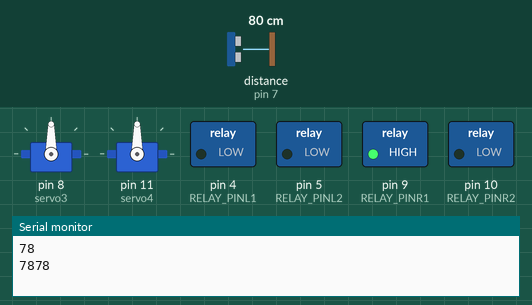
A sketch run on a simulated Arduino Uno, built with avr-gcc and run on an emulated ATmega328P. Shown: 2 × servo, switched loads named in the sketch (green lamp = pin HIGH), the last lines printed to the serial monitor. Wiring (inferred from the names in the program): ultrasonic range finder: trigger pin 6; echo pin 7. Dashed ring = blinking. The test bench sets the inputs (shaded band); at power-on: distance to the obstacle (sensor on pin 7) 80 cm. The echo pulse lasts 58.3 µs per cm; pins used as bus, display or sensor lines are not drawn.

Above: at 5.0 s.
5.1 s: distance to the obstacle (sensor on pin 7) set to 75 cm
At 6.6 s:
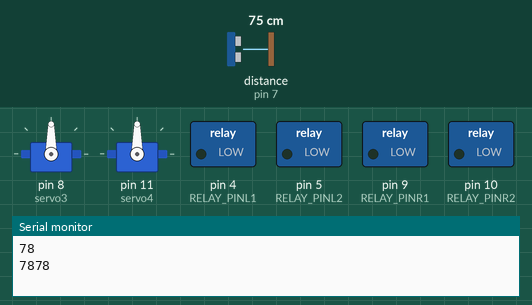
13.8 s: distance to the obstacle (sensor on pin 7) set to 68 cm
At 21.47 s:
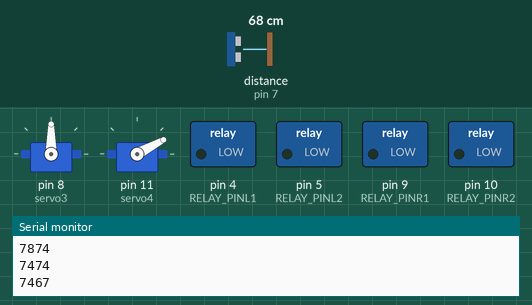
At 23.9 s:
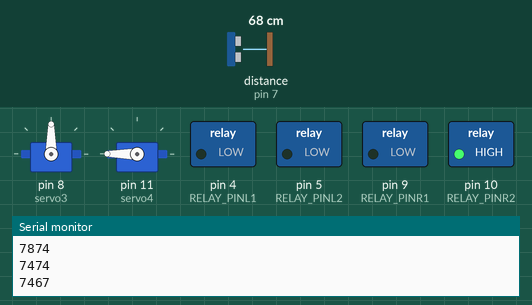
28.6 s: distance to the obstacle (sensor on pin 7) set to 99 cm
37.7 s: distance to the obstacle (sensor on pin 7) set to 105 cm
At 40.6 s:
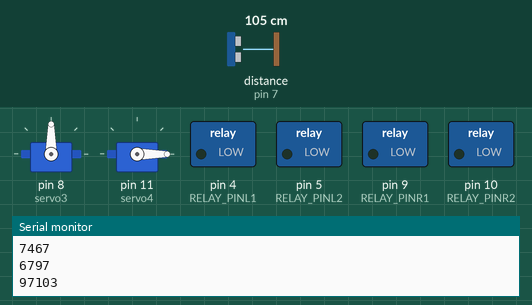
48.1 s: distance to the obstacle (sensor on pin 7) set to 2 cm
53.3 s: distance to the obstacle (sensor on pin 7) set to 73 cm
Timing chart, 0 to 59.3 s (numbered marks = the images above; inputs shaded):
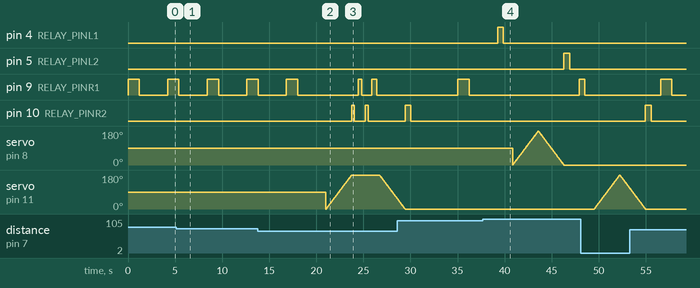

The sketch:

new_humanoid_hand.ino
```cpp
#include <Servo.h>

Servo servo3;
Servo servo4;


int pos1 = 90;
int pos2 = 0;

const int RELAY_PINR1 = 9; // R up
const int RELAY_PINR2 = 10; // R down
const int RELAY_PINL1 = 4; // L up
const int RELAY_PINL2 = 5; // L down

Servo servo;
int trigPin = 6;
int echoPin = 7;
int i=0;
long duration, dist, average;
long aver[3];

void setup() {
    Serial.begin(9600);
    pinMode(trigPin, OUTPUT);
    pinMode(echoPin, INPUT);
 servo3.attach(8);// R Hand
 servo4.attach(11);// L Hand
 pinMode(RELAY_PINR1, OUTPUT);
 pinMode(RELAY_PINR2, OUTPUT);
 pinMode(RELAY_PINL1, OUTPUT);
 pinMode(RELAY_PINL2, OUTPUT);
}


void loop() {

digitalWrite(trigPin, LOW);
delayMicroseconds(5);
digitalWrite(trigPin, HIGH);
delayMicroseconds(15);
digitalWrite(trigPin, LOW);
pinMode(echoPin, INPUT);
duration = pulseIn(echoPin, HIGH);
dist = duration * 0.034/2;
Serial.println(dist);

if(dist>100){
  digitalWrite(RELAY_PINL1, HIGH);   //Left hand up
  delay(600);
  digitalWrite(RELAY_PINL1, LOW);
  delay(1000);

  for (pos2 = 0; pos2 <= 180; pos2 += 1) //Hold the fingers
  {
    servo3.write(pos2);
    delay(15);
  }
  for (pos2 = 180; pos2 >= 0; pos2 -= 1) //Release the fingers
  {
    servo3.write(pos2);
    delay(15);
  }

  digitalWrite(RELAY_PINL2, HIGH);    //Left hand down
  delay(600);
  digitalWrite(RELAY_PINL2, LOW);
  delay(1000);

  digitalWrite(RELAY_PINR1, HIGH);   //Right hand up
  delay(600);
  digitalWrite(RELAY_PINR1, LOW);
  delay(1000);

  for (pos2 = 0; pos2 <= 180; pos2 += 1) //Hold the fingers
  {
    servo4.write(pos2);
    delay(15);
  }
  for (pos2 = 180; pos2 >= 0; pos2 -= 1) //Release the fingers
  {
    servo4.write(pos2);
    delay(15);
  }

  digitalWrite(RELAY_PINR2, HIGH);    //Right hand down
  delay(600);
  digitalWrite(RELAY_PINR2, LOW);
  delay(1000);

}

else if(dist>=70 && dist<=100)
{

  digitalWrite(RELAY_PINR1, HIGH);   //Right hand up
  delay(1200);
  digitalWrite(RELAY_PINR1, LOW);
  delay(3000);

}


else
{
  digitalWrite(RELAY_PINR1, HIGH);   //Right hand up
  delay(1200);
  digitalWrite(RELAY_PINR1, LOW);
  delay(3000);

  for (pos2 = 0; pos2 <= 180; pos2 += 1) //Hold the fingers
  {
    servo4.write(pos2);
    delay(15);
  }

  digitalWrite(RELAY_PINR2, HIGH);    //Right hand down
  delay(300);
  digitalWrite(RELAY_PINR2, LOW);
  delay(400);

  digitalWrite(RELAY_PINR1, HIGH);   //Right hand up
  delay(350);
  digitalWrite(RELAY_PINR1, LOW);
  delay(400);

  digitalWrite(RELAY_PINR2, HIGH);    //Right hand down
  delay(300);
  digitalWrite(RELAY_PINR2, LOW);
  delay(400);

  digitalWrite(RELAY_PINR1, HIGH);   //Right hand up
  delay(500);
  digitalWrite(RELAY_PINR1, LOW);
  delay(300);

  for (pos2 = 180; pos2 >= 0; pos2 -= 1) //Release the fingers
  {
    servo4.write(pos2);
    delay(15);
  }
  digitalWrite(RELAY_PINR2, HIGH);    //Right hand down
  delay(600);
  digitalWrite(RELAY_PINR2, LOW);
  delay(5000);
}
Serial.print(dist);
}
```

Measured:
- the behaviour switches between 71 and 70 cm on distance to the obstacle (sensor on pin 7) (found by bisection; images 1 and 2)
- the behaviour switches between 102 and 103 cm on distance to the obstacle (sensor on pin 7) (found by bisection; images 3 and 4)
- after the input at 13.8 s, pin 10 (RELAY_PINR2): alternates HIGH for 0.30 s and LOW for 1.2 s, 4 changes in all, then stays LOW, starting after 10.0 s
- after the input at 37.7 s, pin 4 (RELAY_PINL1): LOW → HIGH after 1.5 s, → LOW 0.60 s later; pin 5 (RELAY_PINL2): LOW → HIGH after 8.6 s, → LOW 0.60 s later
